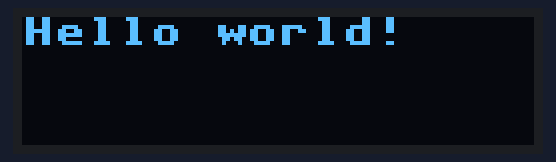
Bench run of a program on a simulated ESP8266 board running MicroPython. Parts: 128×32 one-colour display. Library files of the repository ran but are not shown: ssd1306.py; what the program prints to the serial console is not drawn. At 13.0 s the program stops and its outputs stay as they are.

Above: at 1.8 s.
At 5.0 s:
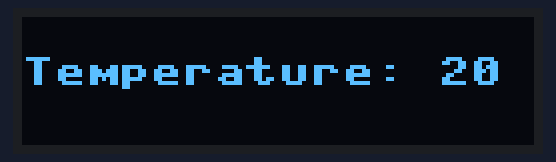
At 6.1 s:
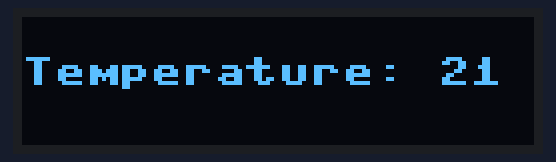
At 8.3 s:
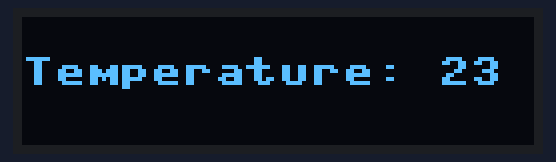
At 10.5 s:
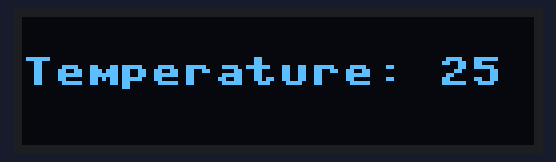
At 13.1 s:
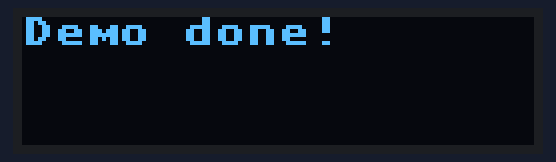

Measured:
- what the display in image 0 shows lasts 1.6 s, from 1.7 s to 3.3 s
- what the display in image 1 shows lasts 1.0 s, from 5.0 s to 6.0 s
- what the display in image 4 shows lasts 2.6 s, from 10.4 s to 13.0 s

The program:

oledssd1306.py
```python
# oledssd1326.py - test 128*32 I2C-OLED
# Pre-conditions
#    * micropython v1.8.5+ - het moet module importeren ondersteunen
#    * ssd1306.mpy op de ESP8266
# Bronnen:
#  https://learn.adafruit.com/micropython-hardware-ssd1306-oled-display/
#  Micropython workshop op WeMOS R1 Mini ESP8266
#     http://micropython-on-wemos-d1-mini.readthedocs.io/en/latest/setup.html
#
# 2017-0723 PePo some tweaks, Amica-NodeMCU + test OLD-displays
#  after connecting a (new) OLED: reset-board (Cntrl-D)
#  >>> import oledssd1306
#  >>> oledssd1306.demo()
# 2017-0101 PePo - updated I2C constructor (version 1.8.6 - 2017-0101)
# 2016-1022 PePo - het werkt op een WeMOS R1 mini (v1) met OLED shield
# ----------------------
from machine import Pin, I2C
import ssd1306
import time

# 2017_01010 updated I2C constructor
# DEPRECATED: i2c = machine.I2C(machine.Pin(5), machine.Pin(4))
i2c = I2C(scl=Pin(5), sda=Pin(4), freq=100000)
print('i2c.scan: ', i2c.scan())   #[60]
__WIDTH = 128 # screen dimensions
__HEIGHT = 32
oled = ssd1306.SSD1306_I2C(__WIDTH, __HEIGHT, i2c)

# several examples ..
def whiteScreen():
    oled.fill(1)
    oled.show()

def clearScreen():
    oled.fill(0)
    oled.show()

# 4 pixels ON in the corners
def pixelsInCorner(w=__WIDTH, h=__HEIGHT):
    oled.pixel(0,0,1)
    oled.pixel(w-1,h-1,1)
    oled.pixel(w-1,0,1)
    oled.pixel(0,h-1,1)
    oled.show()

def display(msg):
    oled.text(msg, 0, 0)
    oled.show()

def displayT(t):
    oled.text('Temperature: {0}'.format(t),0,10)
    oled.show()

# start demo
def demo(dt=1.5):
    whiteScreen()
    time.sleep(dt)
    clearScreen()

    display('Hello world!')
    time.sleep(dt)
    clearScreen()

    pixelsInCorner()
    time.sleep(dt)
    clearScreen()

    #while(True):
    for i in range(20, 26):
        clearScreen()
        displayT(i)
        time.sleep(1)

    time.sleep(dt)

    #cleanup display
    clearScreen()
    display("Demo done!")
    print('Demo done!')

demo()
```
